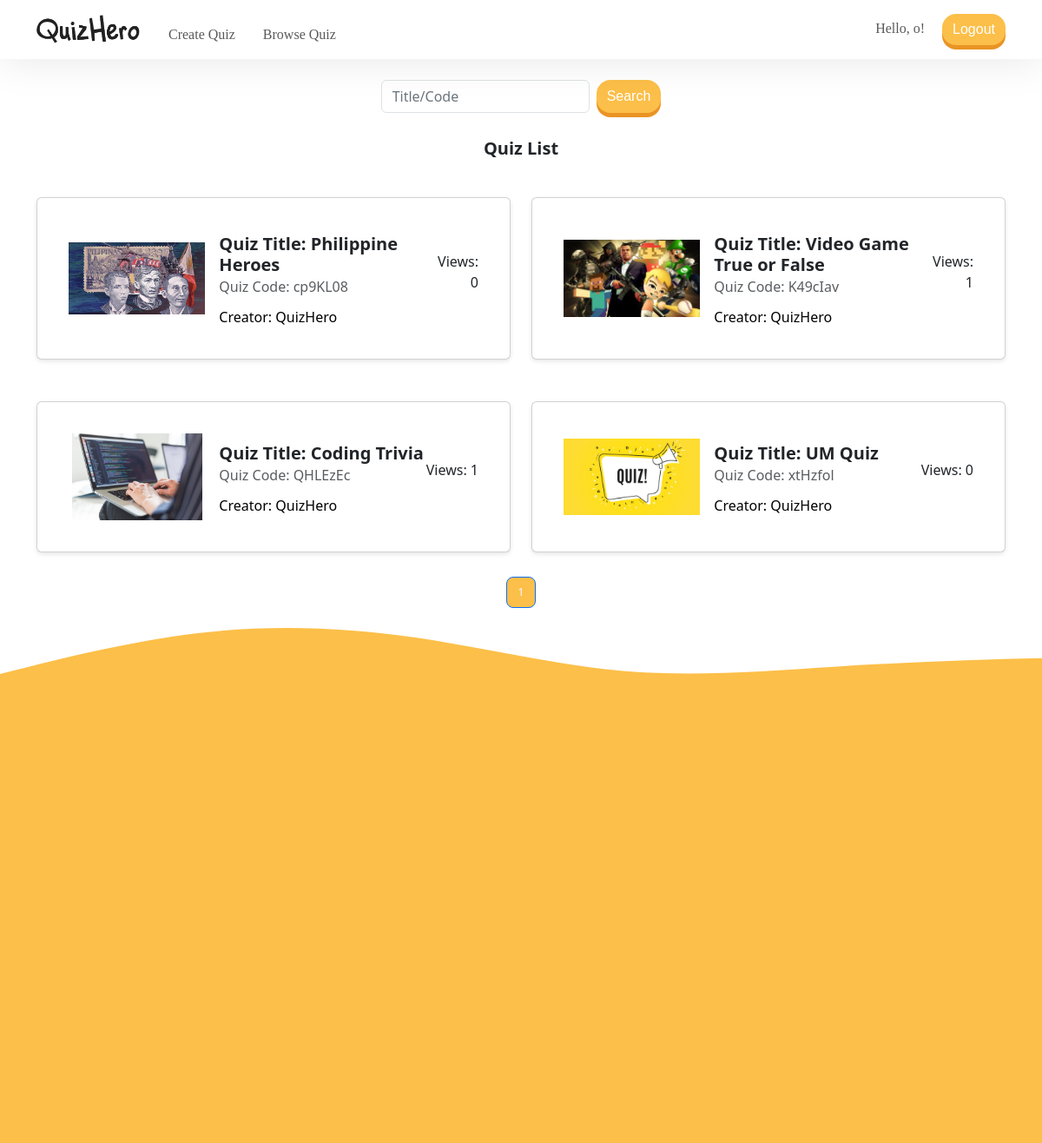
The app's page /List.php (signed in) with its own data.
### tables this page shows
CREATE TABLE `quizlisttable` (
  `code` varchar(7) NOT NULL,
  `title` varchar(255) NOT NULL,
  `thumbnail` varchar(255) NOT NULL,
  `accessibility` varchar(8) NOT NULL,
  `creator` varchar(255) NOT NULL,
  `views` int(11) DEFAULT 0,
  `max_attempts` int(8) NOT NULL
);

### List.php (the view, shortened to what this page needs)
<!DOCTYPE html>
<html lang="en">
<head>
    <link href="https://cdn.jsdelivr.net/npm/bootstrap@5.3.3/dist/css/bootstrap.min.css" rel="stylesheet">
</head>
<body>
    <?php
    $servername = 'localhost';
    $dbUsername = 'root';
    $dbPassword = '';
    $database_name = 'web';
    $conn = new mysqli($servername, $dbUsername, $dbPassword, $database_name);
    ?>
    <?php require('assets/php/head.inc.php'); ?>
    <?php include('assets/php/navbar.inc.php'); ?>
    <br>
    <form class="d-flex justify-content-center" role="search" method="post">
        <input class="form-control me-2" style="width: 15rem;" type="search" name="search" placeholder="Title/Code" aria-label="Search">
        <button class="btn btn-primary border-dark" type="submit">Search</button>
    </form>
    <?php
    $itemsPerPage = 4;
    $sql = "SELECT COUNT(*) as count FROM quizlisttable WHERE accessibility <> 'PRIVATE'";
    $result = $conn->query($sql);
    $row = $result->fetch_assoc();
    $totalItems = $row['count'];
    $totalPages = ceil($totalItems / $itemsPerPage);
    if (isset($_GET['page']) && is_numeric($_GET['page'])) {
        $currentPage = (int) $_GET['page'];
    } else {
        $currentPage = 1;
    }
    $offset = ($currentPage - 1) * $itemsPerPage;
    $sql = "SELECT * FROM quizlisttable WHERE accessibility != 'PRIVATE' LIMIT $itemsPerPage OFFSET $offset";
    $result = $conn->query($sql);
    if ($result->num_rows > 0) {
        echo '<br>';
        echo '<div class="d-flex justify-content-center"><h5 class="card-title text-dark">Quiz List</h5></div>';
        echo '<div class="container mt-4 text-center">';
        echo '<div class="row justify-content-center">';
        while ($row = $result->fetch_assoc()) {
            $thumbnailPath = 'assets/img/uploads/' . htmlspecialchars($row["thumbnail"]);
            if ($row["thumbnail"] === 'default_img.jpg' || !file_exists($thumbnailPath)) {
                $thumbnailPath = 'assets/img/uploads/default_img.jpg';
            }
            echo '<div class="col-lg-6 col-md-6 mb-2">';
            echo '<div class="card quiz-card" data-quiz-code="' . htmlspecialchars($row["code"]) . '">'
                . '<div class="card-body d-flex align-items-center">'
                . '<div class="col-6 col-md-5 col-lg-4  img-container me-3">'
                . '<img src="' . $thumbnailPath . '" alt="Quiz Thumbnail" class="img-fluid">'
                . '</div>'
                . '<div class="flex-grow-1 d-flex flex-column">'
                . '<h5 class="card-title">Quiz Title: ' . htmlspecialchars($row["title"]) . '</h5>'
                . '<h6 class="card-subtitle mb-2 text-muted">Quiz Code: ' . htmlspecialchars($row["code"]) . '</h6>'
                . '<p class="card-text">Creator: ' . htmlspecialchars($row["creator"]) . '</p>'
                . '</div>'
                . '<div class="ms-auto text-md-end">'
                . '<p class="views-text">Views: ' . htmlspecialchars($row["views"]) . '</p>'
                . '</div>'
                . '</div>'
                . '</div>';
            echo '</div>';
        }
        echo '</div>';
        echo '</div>';
    }
    echo '<nav aria-label="page nav">';
    echo '<ul class="pagination pagination-lg">';
    for ($i = 1; $i <= $totalPages; $i++) {
        if ($i == $currentPage) {
            echo '<li class="page-item active" aria-current="page">';
            echo '<span class="page-link">' . $i . '</span>';
            echo '</li>';
        } else {
            echo '<li class="page-item"><a class="page-link" href="?page=' . $i . '">' . $i . '</a></li>';
        }
    }
    echo '</ul>';
    echo '</nav>';
    ?>
    <div class="footer-content">
        <div>
            <img src="assets/img/icons/curve1.svg" alt="" style="display: block; width: 100%;">
        </div>
        <div style="background-color: #fcbf49; width: 200%; height: 500px;">
        </div>
    </div>
</body>
</html>

### assets/css/style.css (style rules this page uses)
.btn-primary { background-color: #fcbf49; color: white !important; border: none; box-shadow: 0px 5px 0px 0px rgb(234, 148, 36); border-radius: 16px; transition: box-shadow 0.3s ease; font-family: 'MoonBold', sans-serif; }
.bg-light { background-color: #FFFFFF !important; }
.form-control::placeholder { opacity: 1; color: #6c757d; }
input::placeholder { color: red; }

### List.php (style rules this page uses)
.card { padding: 20px; margin: 20px auto; border: 1px solid #bd1717; border-radius: 8px; box-shadow: 0 2px 5px rgba(0, 0, 0, 0.1); background-color: purple; color: #2f11f2; text-align: left; cursor: pointer; width: 100%; max-width: 600px; }
.card-body { padding: 20px; display: flex; align-items: center; }
.card-title, .card-subtitle, .card-text { margin: 5px 0; }
.card-title { font-size: 1.25rem; font-weight: bold; color: #A020F0; }
.card-subtitle { font-size: 1rem; color: #FFFFFF; }
.card-text { font-size: 1rem; color: #000000; }
nav[aria-label="page nav"] { display: flex; justify-content: center; }
.pagination .page-link { color: #fcbf49; background-color: #ffffff; border-color: #fcbf49; font-size: 12px; padding: 8px 13px; border-width: px; }
.pagination .page-item.active .page-link { color: #ffffff; background-color: #fcbf49; }
.img-container { flex: 0 0 50px; height: 100px; overflow: hidden; margin-right: 15px; }
.img-container img { width: 100%; height: 100%; object-fit: contain; }
.html, body { height: 100%; margin: 0; padding: 0; display: flex; flex-direction: column; }
.footer-content { width: 100%; overflow: hidden; }

### records on screen
quizlisttable: thumbnail (picture), title "Philippine Heroes", code "cp9KL08", creator "QuizHero", views "0"
quizlisttable: thumbnail (picture), title "Video Game True or False", code "K49cIav", creator "QuizHero", views "1"
quizlisttable: thumbnail (picture), title "Coding Trivia", code "QHLEzEc", creator "QuizHero", views "1"
quizlisttable: shows a picture, title "UM Quiz", code "xtHzfol", creator "QuizHero", views "0"

### other values on screen
$_SESSION['username'] "o"
